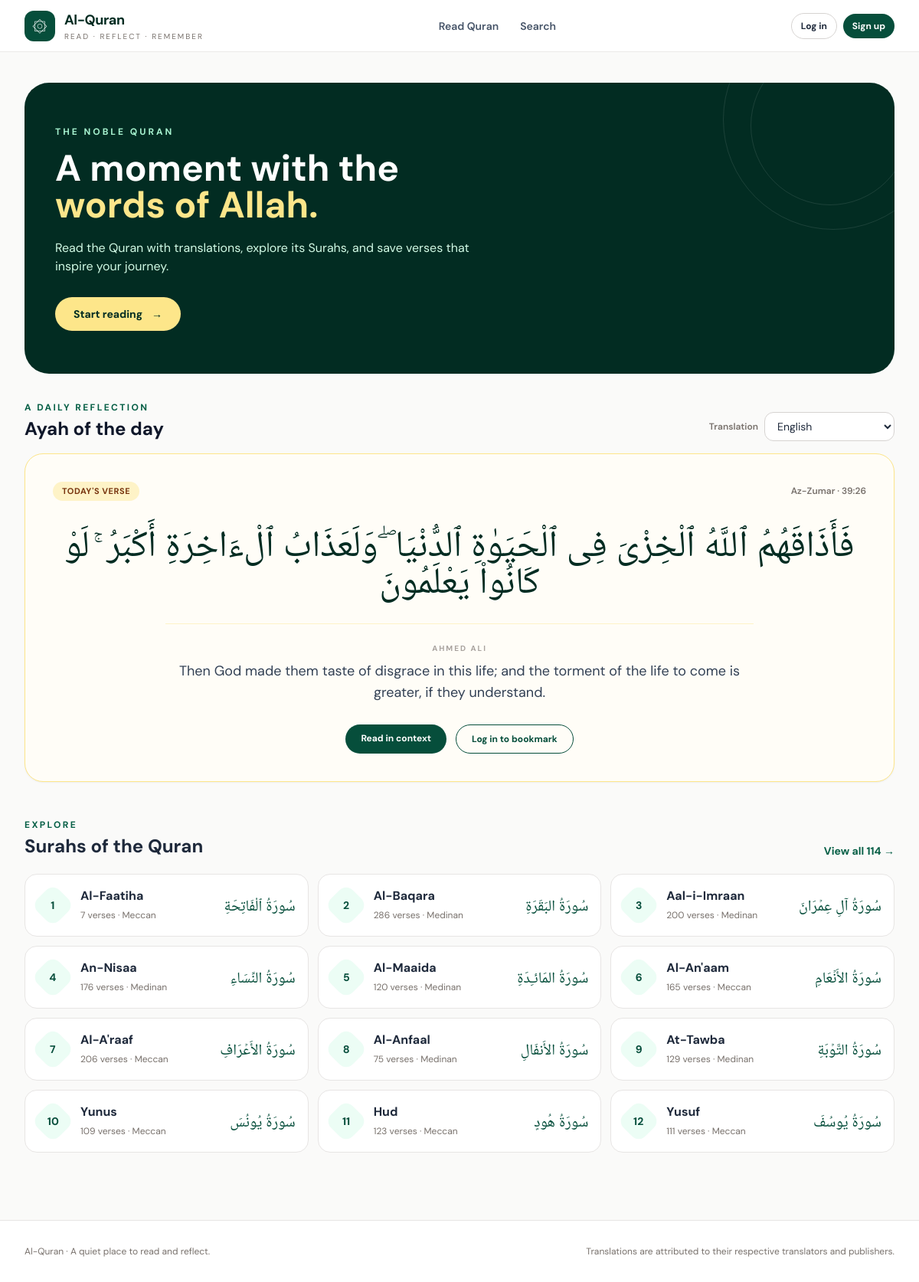
The page / on the database its author committed.
### quran/models.py (models this page shows, shortened)
class Ayah(models.Model):
    surah = models.ForeignKey(Surah, on_delete=models.CASCADE, related_name="ayahs")
    verse_number = models.PositiveSmallIntegerField()
    global_number = models.PositiveIntegerField(unique=True)
    arabic_text = models.TextField()
    class Meta:
        ordering = ["surah__number", "verse_number"]
        constraints = [models.UniqueConstraint(fields=["surah", "verse_number"], name="unique_ayah_in_surah")]

class Surah(models.Model):
    number = models.PositiveSmallIntegerField(unique=True)
    name_arabic = models.CharField(max_length=120)
    name_english = models.CharField(max_length=120)
    english_meaning = models.CharField(max_length=160, blank=True)
    revelation_type = models.CharField(max_length=20, blank=True)
    total_verses = models.PositiveSmallIntegerField(default=0)
    class Meta:
        ordering = ["number"]

class AyahTranslation(models.Model):
    ayah = models.ForeignKey(Ayah, on_delete=models.CASCADE, related_name="translations")
    edition = models.ForeignKey(TranslationEdition, on_delete=models.CASCADE, related_name="ayah_translations")
    text = models.TextField()
    class Meta:
        constraints = [models.UniqueConstraint(fields=["ayah", "edition"], name="unique_ayah_translation")]

class TranslationEdition(models.Model):
    language = models.ForeignKey(Language, on_delete=models.CASCADE, related_name="editions")
    identifier = models.CharField(max_length=100, unique=True)
    translator = models.CharField(max_length=180, blank=True)
    source = models.CharField(max_length=120, default="AlQuran Cloud")
    attribution = models.TextField(blank=True)
    is_default = models.BooleanField(default=False)

### quran/views.py (the view)
# urls.py: path("", views.home, name="home"),
def home(request):
    languages = Language.objects.filter(is_active=True)
    language = selected_language(request)
    total = Ayah.objects.count()
    daily_ayah = None
    if total:
        index = (date.today().toordinal() - 1) % total
        daily_ayah = Ayah.objects.select_related("surah").order_by("global_number")[index]
    daily_translation = None
    if daily_ayah and language:
        daily_translation = daily_ayah.translations.filter(edition__language=language).select_related("edition").first()
    surahs = Surah.objects.all()[:12]
    saved_ids = set()
    if request.user.is_authenticated:
        saved_ids = set(Bookmark.objects.filter(user=request.user).values_list("ayah_id", flat=True))
    return render(request, "quran/home.html", {
        "daily_ayah": daily_ayah, "daily_translation": daily_translation,
        "language": language, "languages": languages, "surahs": surahs,
        "saved_ids": saved_ids, "total_ayahs": total,
    })

### quran/views.py (called while the page is built)
def selected_language(request):
    code = request.GET.get("lang") or request.session.get("quran_language", "en")
    language = Language.objects.filter(code=code, is_active=True).first()
    if language:
        request.session["quran_language"] = language.code
    return language or Language.objects.filter(is_active=True).first()

### templates/quran/home.html (shortened to what this page needs)
{% extends "base.html" %}
{% block content %}
<section class="relative overflow-hidden rounded-[2rem] bg-emerald-950 px-6 py-10 text-white sm:px-10 sm:py-14">
  <div class="absolute -right-16 -top-24 h-72 w-72 rounded-full border border-white/10"></div><div class="absolute -right-5 -top-12 h-52 w-52 rounded-full border border-white/10"></div>
  <div class="relative max-w-2xl">
    <p class="mb-4 text-xs font-bold uppercase tracking-[.25em] text-emerald-200">The Noble Quran</p>
    <h1 class="text-3xl font-bold leading-tight sm:text-5xl">A moment with the<br><span class="text-amber-200">words of Allah.</span></h1>
    <p class="mt-5 max-w-xl text-sm leading-7 text-emerald-100 sm:text-base">Read the Quran with translations, explore its Surahs, and save verses that inspire your journey.</p>
    <a href="{% url 'surah_list' %}" class="mt-7 inline-flex rounded-full bg-amber-200 px-6 py-3 text-sm font-bold text-emerald-950 hover:bg-amber-100">Start reading <span class="ml-3">→</span></a>
  </div>
</section>
<section class="mt-9">
  <div class="mb-4 flex flex-wrap items-end justify-between gap-3">
    <div><p class="text-xs font-bold uppercase tracking-[.2em] text-emerald-800">A daily reflection</p><h2 class="mt-1 text-2xl font-bold text-slate-900">Ayah of the day</h2></div>
    <form method="get" class="flex items-center gap-2">
      <label for="lang" class="text-xs font-semibold text-stone-500">Translation</label>
      <select id="lang" name="lang" onchange="this.form.submit()" class="max-w-[170px] rounded-xl border border-stone-300 bg-white px-3 py-2 text-sm outline-none focus:border-emerald-700">
        {% for item in languages %}<option value="{{ item.code }}" {% if language and item.code == language.code %}selected{% endif %}>{{ item.name }}</option>{% endfor %}
      </select>
    </form>
  </div>
  <article class="rounded-3xl border border-amber-200 bg-[#fffdf7] p-5 shadow-sm sm:p-9">
    {% if daily_ayah %}
      <div class="flex items-center justify-between gap-3"><span class="rounded-full bg-amber-100 px-3 py-1 text-[11px] font-bold uppercase tracking-wider text-amber-900">Today's verse</span><span class="text-xs font-semibold text-stone-500">{{ daily_ayah.surah.name_english }} · {{ daily_ayah.surah.number }}:{{ daily_ayah.verse_number }}</span></div>
      <p class="quran-arabic my-8 text-center text-3xl leading-[2.1] text-emerald-950 sm:text-5xl" lang="ar" dir="rtl" translate="no">{{ daily_ayah.arabic_text }}</p>
      {% if daily_translation %}<div class="mx-auto max-w-3xl border-t border-amber-100 pt-6 text-center"><p class="mb-2 text-[10px] font-bold uppercase tracking-[.2em] text-stone-400">{{ daily_translation.edition.translator }}</p><p class="text-base leading-8 text-slate-700 sm:text-lg {% if language.is_rtl %}text-right{% endif %}" {% if language.is_rtl %}dir="rtl"{% endif %}>{{ daily_translation.text }}</p></div>{% else %}<p class="text-center text-sm text-stone-500">Translation not imported yet for this language.</p>{% endif %}
      <div class="mt-7 flex flex-wrap justify-center gap-3">
        <a href="{% url 'reader' daily_ayah.surah.number %}#ayah-{{ daily_ayah.id }}" class="rounded-full bg-emerald-900 px-5 py-2.5 text-xs font-bold text-white hover:bg-emerald-800">Read in context</a>
        {% if user.is_authenticated %}<form method="post" action="{% url 'toggle_bookmark' daily_ayah.id %}">{% csrf_token %}<input type="hidden" name="next" value="{% url 'home' %}"><button class="rounded-full border border-emerald-900 px-5 py-2.5 text-xs font-bold text-emerald-900 hover:bg-emerald-50">♡ Save verse</button></form>{% else %}<a href="{% url 'login' %}" class="rounded-full border border-emerald-900 px-5 py-2.5 text-xs font-bold text-emerald-900">Log in to bookmark</a>{% endif %}
      </div>
    {% else %}
      <div class="py-12 text-center"><p class="text-lg font-semibold">Your Quran library is ready to be populated.</p><p class="mt-2 text-sm text-stone-500">Run the import command in the README to load the Quran text and translations.</p></div>
    {% endif %}
  </article>
</section>
<section class="mt-12">
  <div class="mb-5 flex items-end justify-between"><div><p class="text-xs font-bold uppercase tracking-[.2em] text-emerald-800">Explore</p><h2 class="mt-1 text-2xl font-bold">Surahs of the Quran</h2></div><a href="{% url 'surah_list' %}" class="text-sm font-bold text-emerald-800 hover:underline">View all 114 →</a></div>
  {% if surahs %}<div class="grid gap-3 sm:grid-cols-2 lg:grid-cols-3">{% for surah in surahs %}<a href="{% url 'reader' surah.number %}" class="group flex items-center gap-4 rounded-2xl border border-stone-200 bg-white p-4 transition hover:-translate-y-0.5 hover:border-emerald-300 hover:shadow-sm"><span class="grid h-10 w-10 shrink-0 rotate-45 place-items-center rounded-xl bg-emerald-50 text-sm font-bold text-emerald-900"><span class="-rotate-45">{{ surah.number }}</span></span><span class="min-w-0 flex-1"><span class="block font-bold text-slate-800 group-hover:text-emerald-900">{{ surah.name_english }}</span><span class="text-xs text-stone-500">{{ surah.total_verses }} verses · {{ surah.revelation_type }}</span></span><span class="quran-arabic text-xl text-emerald-900">{{ surah.name_arabic }}</span></a>{% endfor %}</div>{% else %}<p class="rounded-2xl border border-dashed border-stone-300 p-8 text-center text-sm text-stone-500">No Surahs imported yet. Follow the setup instructions below.</p>{% endif %}
</section>
{% endblock %}

### templates/base.html (shortened to what this page needs)
{% load static %}
<!doctype html>
<html lang="en">
<head>
  <script src="https://cdn.tailwindcss.com"></script>
  <link rel="stylesheet" href="{% static 'css/site.css' %}">
</head>
<body class="min-h-screen bg-stone-50 text-slate-800">
<header class="sticky top-0 z-40 border-b border-stone-200/80 bg-white/95 backdrop-blur">
  <nav class="mx-auto flex max-w-7xl items-center justify-between px-4 py-3 sm:px-6 lg:px-8">
    <a href="{% url 'home' %}" class="flex items-center gap-3">
      <span class="grid h-10 w-10 place-items-center rounded-xl bg-emerald-900 text-xl text-white">۞</span>
      <span><span class="block text-lg font-bold tracking-tight text-emerald-950">Al-Quran</span><span class="block text-[10px] uppercase tracking-[.2em] text-stone-500">Read · Reflect · Remember</span></span>
    </a>
    <div class="hidden items-center gap-7 text-sm font-semibold text-slate-600 md:flex">
      <a class="hover:text-emerald-800" href="{% url 'surah_list' %}">Read Quran</a>
      <a class="hover:text-emerald-800" href="{% url 'search' %}">Search</a>
    </div>
    <div class="flex items-center gap-2">
      {% if user.is_authenticated %}
        <span class="hidden text-sm text-slate-500 sm:inline">{{ user.username }}</span>
        <form method="post" action="{% url 'logout' %}">{% csrf_token %}<button class="rounded-full border border-stone-300 px-3 py-2 text-xs font-bold hover:bg-stone-100">Log out</button></form>
      {% else %}
        <a href="{% url 'login' %}" class="rounded-full border border-stone-300 px-3 py-2 text-xs font-bold hover:bg-stone-100">Log in</a>
        <a href="{% url 'register' %}" class="rounded-full bg-emerald-900 px-3 py-2 text-xs font-bold text-white hover:bg-emerald-800">Sign up</a>
      {% endif %}
    </div>
  </nav>
</header>
<main class="mx-auto min-h-[70vh] max-w-7xl px-4 py-7 sm:px-6 sm:py-10 lg:px-8">
  {% block content %}{% endblock %}
</main>
<footer class="mt-12 border-t border-stone-200 bg-white">
  <div class="mx-auto flex max-w-7xl flex-col gap-2 px-4 py-8 text-xs text-stone-500 sm:px-6 md:flex-row md:items-center md:justify-between lg:px-8">
    <span>Al-Quran · A quiet place to read and reflect.</span><span>Translations are attributed to their respective translators and publishers.</span>
  </div>
</footer>
</body>
</html>

### static/css/site.css (style rules this page uses)
* { box-sizing: border-box; }
body { font-family: "DM Sans", sans-serif; }
.quran-arabic { font-family: "Amiri", "Noto Naskh Arabic", serif; line-height: 2.15; }

### rows shown on the page
Surah: number "1", name_english "Al-Faatiha", total_verses "7", revelation_type "Meccan", name_arabic "سُورَةُ ٱلْفَاتِحَةِ"
Surah: number "2", name_english "Al-Baqara", total_verses "286", revelation_type "Medinan", name_arabic "سُورَةُ البَقَرَةِ"
Surah: number "3", name_english "Aal-i-Imraan", total_verses "200", revelation_type "Medinan", name_arabic "سُورَةُ آلِ عِمۡرَانَ"
Surah: number "4", name_english "An-Nisaa", total_verses "176", revelation_type "Medinan", name_arabic "سُورَةُ النِّسَاءِ"
Surah: number "5", name_english "Al-Maaida", total_verses "120", revelation_type "Medinan", name_arabic "سُورَةُ المَائـِدَةِ"
Surah: number "6", name_english "Al-An'aam", total_verses "165", revelation_type "Meccan", name_arabic "سُورَةُ الأَنۡعَامِ"
Surah: number "7", name_english "Al-A'raaf", total_verses "206", revelation_type "Meccan", name_arabic "سُورَةُ الأَعۡرَافِ"
Surah: number "8", name_english "Al-Anfaal", total_verses "75", revelation_type "Medinan", name_arabic "سُورَةُ الأَنفَالِ"
Surah: number "9", name_english "At-Tawba", total_verses "129", revelation_type "Medinan", name_arabic "سُورَةُ التَّوۡبَةِ"
Surah: number "10", name_english "Yunus", total_verses "109", revelation_type "Meccan", name_arabic "سُورَةُ يُونُسَ"
Surah: number "11", name_english "Hud", total_verses "123", revelation_type "Meccan", name_arabic "سُورَةُ هُودٍ"
Surah: number "12", name_english "Yusuf", total_verses "111", revelation_type "Meccan", name_arabic "سُورَةُ يُوسُفَ"

### other values the page prints
form field lang "English"
